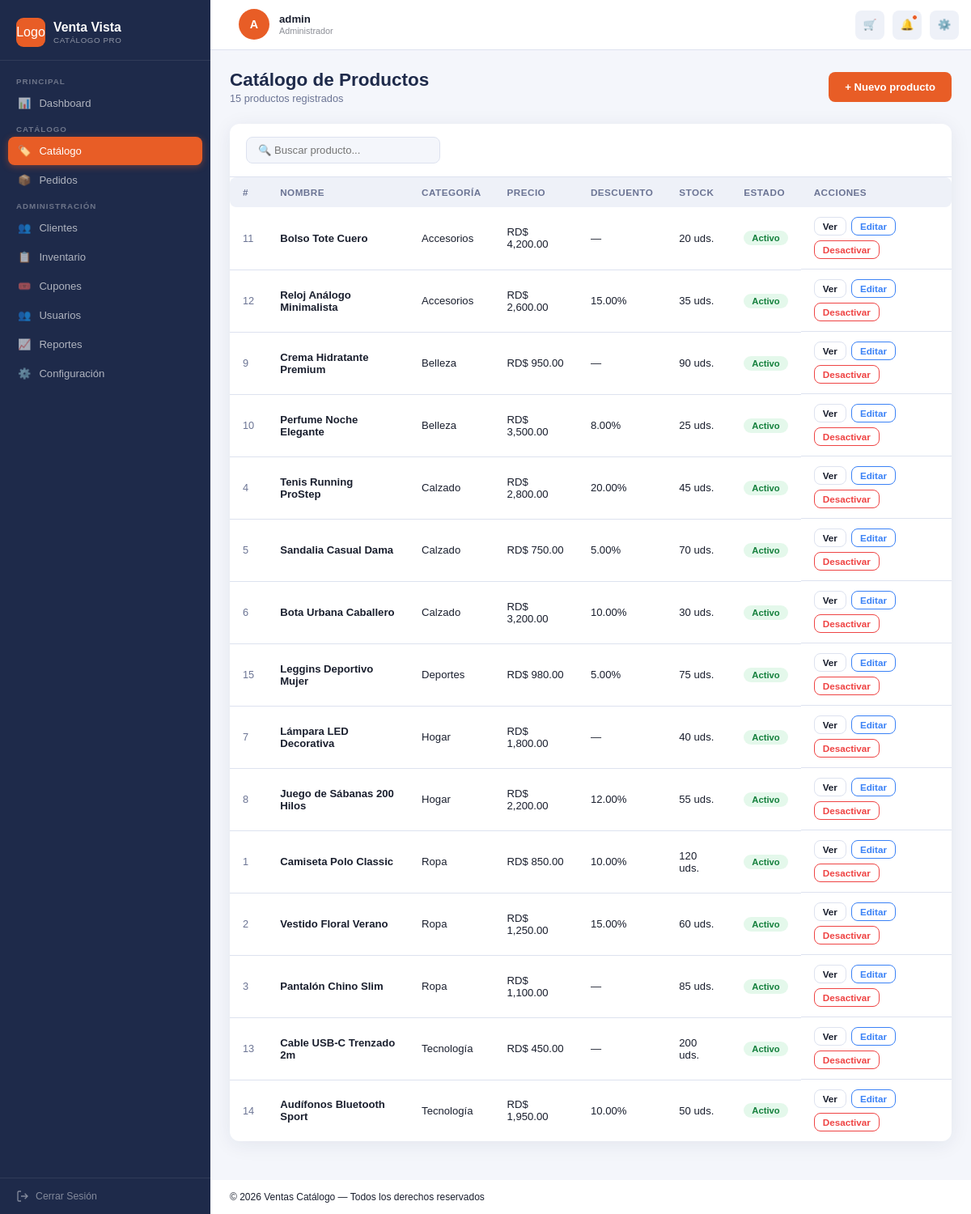
Page /productos (signed in) on the committed database.
### tables this page shows
CREATE TABLE productos ( 

    idProducto      INT             NOT NULL AUTO_INCREMENT, 

    nombre          VARCHAR(120)    NOT NULL, 

    descripcion     TEXT, 

    precio          DECIMAL(10,2)   NOT NULL, 

    descuento       DECIMAL(5,2)    NOT NULL DEFAULT 0.00, 

    stock           INT             NOT NULL DEFAULT 0, 

    imagenes        VARCHAR(500)    COMMENT 'Rutas separadas por coma', 

    activo          TINYINT(1)      NOT NULL DEFAULT 1, 

    fechaCreacion   DATETIME        NOT NULL DEFAULT CURRENT_TIMESTAMP, 

    idCategoria     INT             NOT NULL, 

    PRIMARY KEY (idProducto), 

    INDEX idx_producto_categoria (idCategoria), 

    INDEX idx_producto_activo    (activo), 

    CONSTRAINT fk_producto_categoria FOREIGN KEY (idCategoria) 

        REFERENCES categorias (idCategoria) ON UPDATE CASCADE 

);

CREATE TABLE categorias ( 

    idCategoria INT         NOT NULL AUTO_INCREMENT, 

    nombre      VARCHAR(60) NOT NULL, 

    descripcion VARCHAR(200), 

    PRIMARY KEY (idCategoria), 

    UNIQUE KEY uk_categoria_nombre (nombre) 

);

### app/core/Controller.php (called while the page is built, shortened)
<?php
abstract class Controller {
    protected function render(string $vista, array $datos = []): void {
        require dirname(__DIR__) . '/views/layouts/layout.php';
    }
}

### app/controllers/ProductoController.php (called while the page is built, shortened)
<?php
class ProductoController extends Controller {
    public function index(): void {
        $this->render('catalogo/productos', [
            'productos' => Producto::obtenerTodos(),
            'flash'     => $this->getFlash(),
            'usuario'   => $this->usuarioActual(),
        ]);
    }
}

### app/core/Router.php (called while the page is built, shortened)
<?php
class Router {
    public function run(){
        $url = $_GET['url'] ?? '';
        $url = trim($url, '/');
        $routes = require dirname(__DIR__, 2) . '/config/routes.php';
        if (isset($routes[$url])) {
            $action = $routes[$url]['action'];
        }
        else{
            $controllerName = 'AuthController';
            $action = 'login';
        }
        $controller = new $controllerClass();
        $controller->$action();
    }
}

### public/index.php (called while the page is built, shortened)
<?php
$router = new Router();
$router->run();
?>

### app/models/Producto.php (called while the page is built, shortened)
<?php
class Producto extends Model{
    public static function obtenerTodos(): array {
        $sql = "SELECT p.*, c.nombre AS categoria
                FROM productos p
                JOIN categorias c ON p.idCategoria = c.idCategoria
                ORDER BY p.fechaCreacion DESC";
        return self::db()->query($sql)->fetchAll(PDO::FETCH_ASSOC);
    }
}

### app/views/catalogo/productos.php (the view, shortened to what this page needs)
<?php $productos = $productos ?? []; ?>
<div class="page-header">
    <div>
        <h1 class="page-titulo">Catálogo de Productos</h1>
        <p class="page-sub"><?= count($productos) ?> productos registrados</p>
    </div>
    <a href="<?= BASE_URL ?>productos/crear" class="btn btn-primario">+ Nuevo producto</a>
</div>
<div class="panel">
    <div class="panel-header">
        <input class="input-buscar" type="text" id="buscador" placeholder="🔍 Buscar producto...">
    </div>
    <div class="tabla-wrapper">
        <table class="tabla" id="tabla-productos">
            <thead>
                <tr>
                    <th>#</th>
                    <th>Nombre</th>
                    <th>Categoría</th>
                    <th>Precio</th>
                    <th>Descuento</th>
                    <th>Stock</th>
                    <th>Estado</th>
                    <th>Acciones</th>
                </tr>
            </thead>
            <tbody>
                <?php if (empty($productos)): ?>
                    <tr><td colspan="8" class="tabla-vacia">No hay productos registrados.</td></tr>
                <?php else: ?>
                    <?php foreach ($productos as $p): ?>
                    <tr>
                        <td class="texto-muted"><?= $p['idProducto'] ?></td>
                        <td><strong><?= htmlspecialchars($p['nombre']) ?></strong></td>
                        <td><?= htmlspecialchars($p['categoria']) ?></td>
                        <td>RD$ <?= number_format($p['precio'], 2) ?></td>
                        <td><?= $p['descuento'] > 0 ? $p['descuento'] . '%' : '—' ?></td>
                        <td>
                            <span class="<?= $p['stock'] <= 5 ? 'texto-peligro' : '' ?>">
                                <?= $p['stock'] ?> uds.
                            </span>
                        </td>
                        <td>
                            <span class="badge <?= $p['activo'] ? 'badge--verde' : 'badge--rojo' ?>">
                                <?= $p['activo'] ? 'Activo' : 'Inactivo' ?>
                            </span>
                        </td>
                        <td class="acciones">
                            <a href="<?= BASE_URL ?>productos/ver?id=<?= $p['idProducto'] ?>" class="btn-tabla">Ver</a>
                            <a href="<?= BASE_URL ?>productos/editar?id=<?= $p['idProducto'] ?>" class="btn-tabla btn-tabla--editar">Editar</a>
                            <form method="POST" action="<?= BASE_URL ?>productos/eliminar" style="display:inline"
                                  onsubmit="return confirm('¿Desactivar este producto?')">
                                <button class="btn-tabla btn-tabla--eliminar" type="submit">Desactivar</button>
                            </form>
                        </td>
                    </tr>
                    <?php endforeach; ?>
                <?php endif; ?>
            </tbody>
        </table>
    </div>
</div>

### public/css/common.css (style rules this page uses)
:root { --primario: #1e2a4a; --primario-claro: #2d3f6b; --acento: #e85d26; --acento-claro: #ff7a45; --acento2: #f5a623; --fondo: #f4f6fb; --superficie: #ffffff; --superficie2: #eef1f8; --borde: #dde2ef; --texto: #1a1f2e; --texto-muted: #6b7494; --exito: #22c55e; --advertencia: #f59e0b; --peligro: #ef4444; --info: #3b82f6; --ancho-sidebar: 260px; --radio: 12px; --radio-sm: 8px; --sombra: 0 4px 24px rgba(30,42,74,.08); --sombra-md: 0 8px 40px rgba(30,42,74,.13); --fuente-display: 'Sora', sans-serif; --fuente-cuerpo: 'Plus Jakarta Sans', sans-serif; }
*, *::before, *::after { box-sizing: border-box; margin: 0; padding: 0; }
html { height: 100%; font-size: 15px; -webkit-font-smoothing: antialiased; }
body { font-family: var(--fuente-cuerpo); background: var(--fondo); color: var(--texto); min-height: 100vh; }
a { color: inherit; text-decoration: none; }
button { cursor: pointer; font-family: var(--fuente-cuerpo); }
input, select, textarea { font-family: var(--fuente-cuerpo); }
.btn { display: inline-flex; align-items: center; justify-content: center; gap: 8px; padding: 11px 20px; border-radius: var(--radio-sm); font-weight: 600; font-size: .875rem; border: none; transition: .2s; cursor: pointer; font-family: var(--fuente-cuerpo); }
.btn-primario { background: var(--acento); color: white; }
form { display: flex; flex-direction: column; gap: 15px; }
table { width: 100%; border-collapse: collapse; font-size: .875rem; }
thead th { background: var(--superficie2); padding: 10px 14px; text-align: left; font-size: .75rem; font-weight: 700; color: var(--texto-muted); letter-spacing: .05em; text-transform: uppercase; white-space: nowrap; }
thead th:first-child { border-radius: var(--radio-sm) 0 0 var(--radio-sm); }
thead th:last-child { border-radius: 0 var(--radio-sm) var(--radio-sm) 0; }
tbody td { padding: 12px 14px; border-bottom: 1px solid var(--borde); vertical-align: middle; color: var(--texto); }
tbody tr:last-child td { border-bottom: none; }
tbody tr { transition: .15s; }

### public/css/app.css (style rules this page uses)
.page-header { display: flex; align-items: center; justify-content: space-between; margin-bottom: 24px; flex-wrap: wrap; gap: 12px; }
.page-titulo { font-family: var(--fuente-display); font-size: 1.5rem; font-weight: 700; color: var(--primario); margin: 0; }
.page-sub { font-size: .85rem; color: var(--texto-muted); margin-top: 2px; }
.panel { background: var(--superficie); border-radius: var(--radio); box-shadow: var(--sombra); margin-bottom: 24px; overflow: hidden; }
.panel-header { display: flex; align-items: center; justify-content: space-between; padding: 16px 20px; border-bottom: 1px solid var(--borde); gap: 12px; flex-wrap: wrap; }
.tabla-wrapper { overflow-x: auto; }
.tabla { width: 100%; border-collapse: collapse; font-size: .875rem; }
.tabla thead th { padding: 12px 16px; background: var(--superficie2); color: var(--texto-muted); font-size: .78rem; font-weight: 600; text-transform: uppercase; letter-spacing: .04em; white-space: nowrap; text-align: left; }
.tabla tbody td { padding: 12px 16px; border-bottom: 1px solid var(--borde); vertical-align: middle; }
.tabla tbody tr:last-child td { border-bottom: none; }
.badge { display: inline-block; padding: 3px 10px; border-radius: 99px; font-size: .75rem; font-weight: 600; white-space: nowrap; }
.badge--verde { background: rgba(34,197,94,.12); color: #15803d; }
.acciones { display: flex; gap: 6px; align-items: center; flex-wrap: wrap; }
.btn-tabla { display: inline-block; padding: 4px 10px; border-radius: var(--radio-sm); font-size: .78rem; font-weight: 600; cursor: pointer; border: 1.5px solid var(--borde); background: var(--superficie); color: var(--texto); text-decoration: none; transition: .15s; font-family: var(--fuente-cuerpo); }
.btn-tabla--editar { border-color: var(--info); color: var(--info); }
.btn-tabla--eliminar { border-color: var(--peligro); color: var(--peligro); }
.input-buscar { padding: 8px 14px; border: 1.5px solid var(--borde); border-radius: var(--radio-sm); font-size: .875rem; font-family: var(--fuente-cuerpo); min-width: 240px; background: var(--fondo); color: var(--texto); outline: none; transition: .2s; }
.texto-muted { color: var(--texto-muted); font-size: .85rem; }

### rows in the picture
productos: idProducto "11", nombre "Bolso Tote Cuero", idCategoria.nombre "Accesorios", precio "4,200.00", stock "20", activo "Activo"
productos: idProducto "12", nombre "Reloj Análogo Minimalista", idCategoria.nombre "Accesorios", precio "2,600.00", descuento "15.00", stock "35", activo "Activo"
productos: idProducto "9", nombre "Crema Hidratante Premium", idCategoria.nombre "Belleza", precio "950.00", stock "90", activo "Activo"
productos: idProducto "10", nombre "Perfume Noche Elegante", idCategoria.nombre "Belleza", precio "3,500.00", descuento "8.00", stock "25", activo "Activo"
productos: idProducto "4", nombre "Tenis Running ProStep", idCategoria.nombre "Calzado", precio "2,800.00", descuento "20.00", stock "45", activo "Activo"
productos: idProducto "5", nombre "Sandalia Casual Dama", idCategoria.nombre "Calzado", precio "750.00", descuento "5.00", stock "70", activo "Activo"
productos: idProducto "6", nombre "Bota Urbana Caballero", idCategoria.nombre "Calzado", precio "3,200.00", descuento "10.00", stock "30", activo "Activo"
productos: idProducto "15", nombre "Leggins Deportivo Mujer", idCategoria.nombre "Deportes", precio "980.00", descuento "5.00", stock "75", activo "Activo"
productos: idProducto "7", nombre "Lámpara LED Decorativa", idCategoria.nombre "Hogar", precio "1,800.00", stock "40", activo "Activo"
productos: idProducto "8", nombre "Juego de Sábanas 200 Hilos", idCategoria.nombre "Hogar", precio "2,200.00", descuento "12.00", stock "55", activo "Activo"
productos: idProducto "1", nombre "Camiseta Polo Classic", idCategoria.nombre "Ropa", precio "850.00", descuento "10.00", stock "120", activo "Activo"
productos: idProducto "2", nombre "Vestido Floral Verano", idCategoria.nombre "Ropa", precio "1,250.00", descuento "15.00", stock "60", activo "Activo"
productos: idProducto "3", nombre "Pantalón Chino Slim", idCategoria.nombre "Ropa", precio "1,100.00", stock "85", activo "Activo"
productos: idProducto "13", nombre "Cable USB-C Trenzado 2m", idCategoria.nombre "Tecnología", precio "450.00", stock "200", activo "Activo"
productos: idProducto "14", nombre "Audífonos Bluetooth Sport", idCategoria.nombre "Tecnología", precio "1,950.00", descuento "10.00", stock "50", activo "Activo"

### other values in the picture
$iniciales "A"
$nombreUsuario "admin"
$nombreRol "Administrador"
count($productos) "15"
